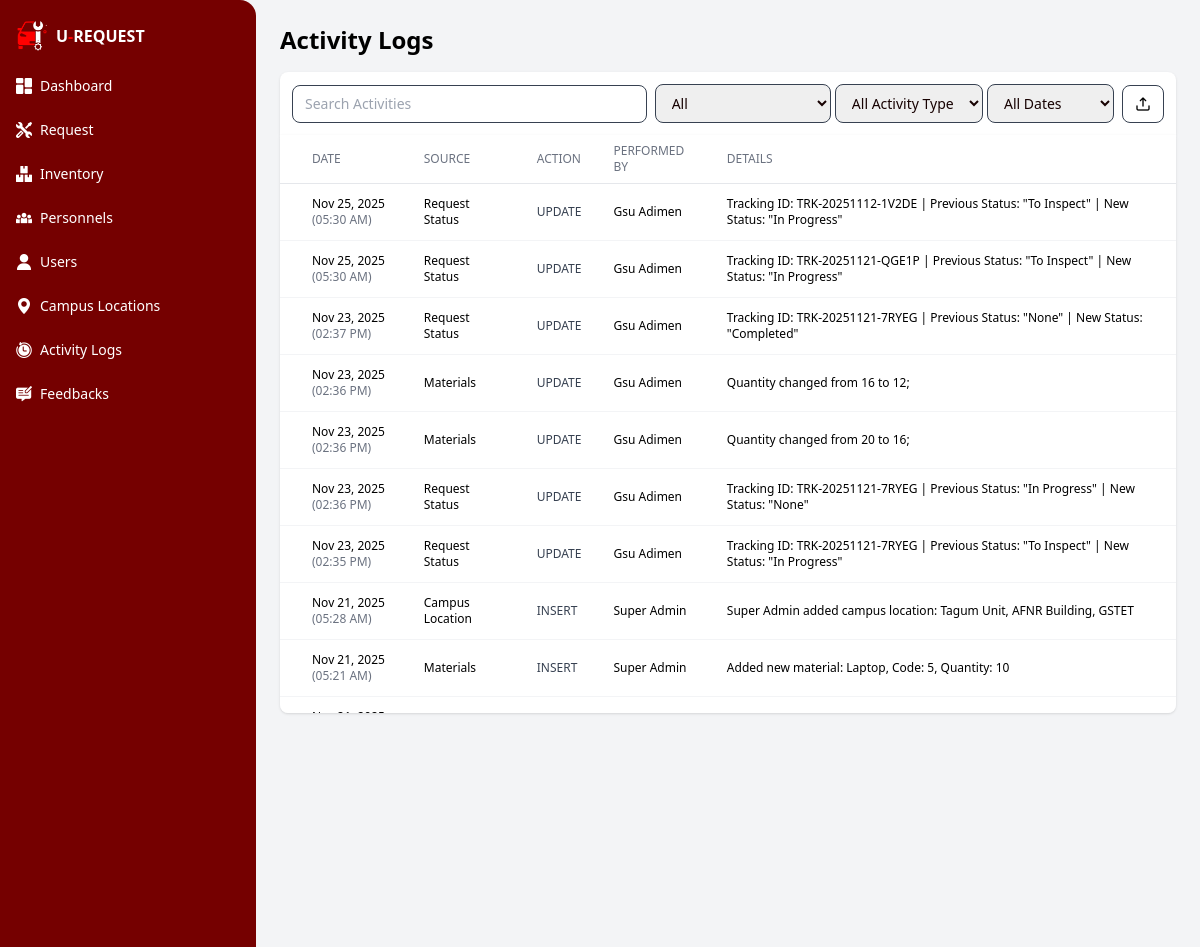
/app/modules/gsu_admin/views/logs.php (signed in, upper part), run on an earlier commit of the app's database.
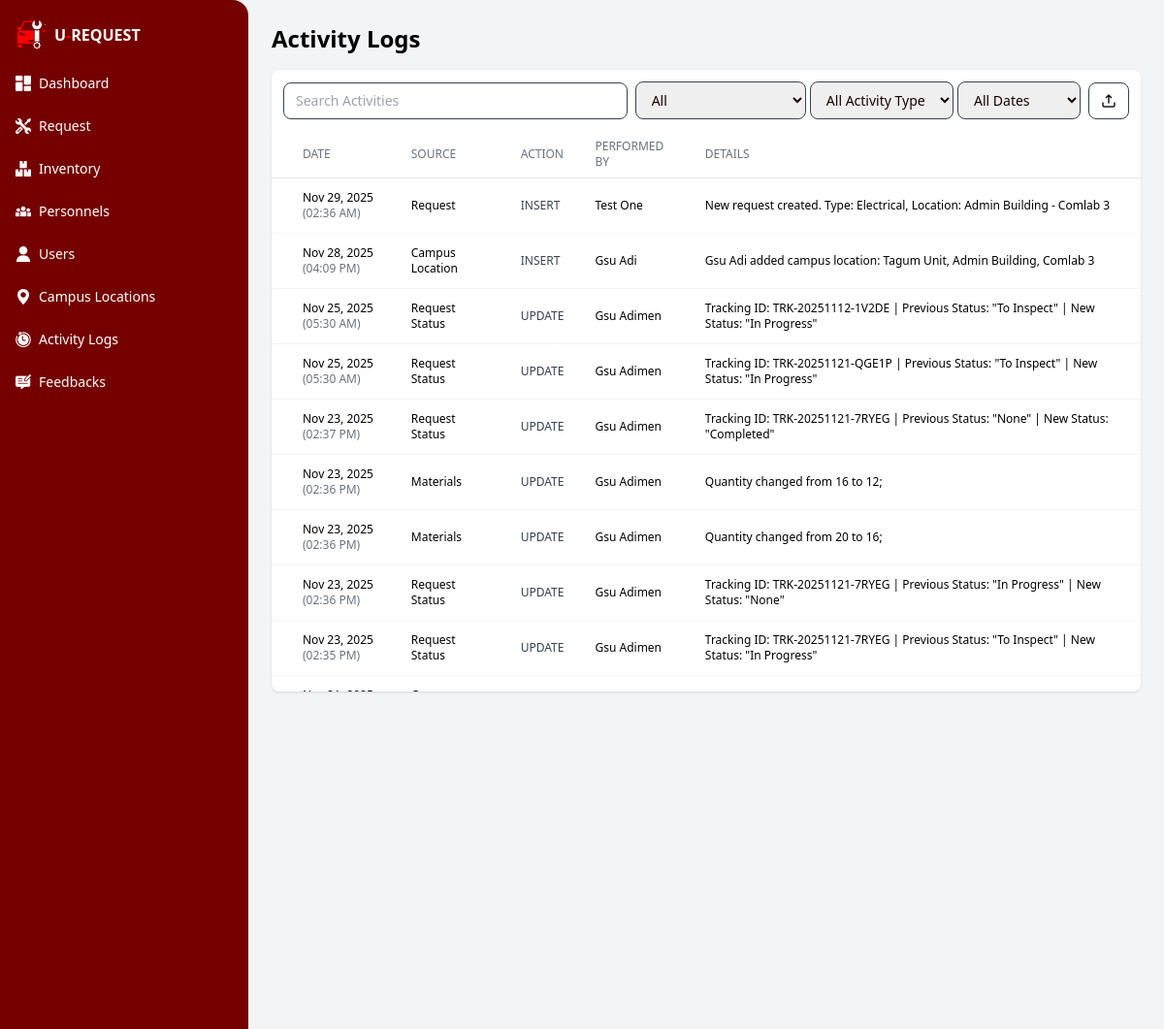
And on a later commit of the database.
### tables this page shows
CREATE TABLE `activity_logs` (
  `logs_id` int(10) unsigned NOT NULL AUTO_INCREMENT,
  `source` varchar(150) NOT NULL,
  `name` varchar(150) NOT NULL,
  `action` enum('INSERT','UPDATE','DELETE') NOT NULL,
  `description` text DEFAULT NULL,
  `changed_at` timestamp NOT NULL DEFAULT current_timestamp(),
  PRIMARY KEY (`logs_id`)
);

### app/core/BaseModel.php (called while the page is built, shortened)
<?php
class BaseModel {
    protected $host = 'localhost';
    protected $user = 'root';
    protected $pass = '';
    protected $name = 'u_request';
    private function connect() {
        $this->db = @new mysqli($this->host, $this->user, $this->pass, $this->name);
    }
}

### app/models/ActivityLogsModel.php (called while the page is built, shortened)
<?php
require_once __DIR__ . '/../core/BaseModel.php';
class ActivityLogsModel extends BaseModel {
   public function getLogs($sourceFilter = 'all', $actionFilter = 'all', $dateFilter = 'all', $limit = 100)
{
    $role = 'gsu';
    $accessLevelId = 0;
    if (isset($_SESSION['staff_id'])) {
        $staffId = $_SESSION['staff_id'];
        $stmt = $this->db->prepare("
            SELECT a.accessLevel_id, LOWER(aal.accessLevel_desc) AS role
            FROM administrator AS a
            JOIN admin_access_level AS aal ON a.accessLevel_id = aal.accessLevel_id
            WHERE a.staff_id = ?
        ");
        $stmt->bind_param("s", $staffId);
        $stmt->execute();
        $result = $stmt->get_result();
    }
    switch ($accessLevelId) {
        default: $role = 'gsu';
    }
    $accessRules = [
        'super' => [
            'gsu personnel', 'materials', 'request', 'request status',
            'assigned personnel', 'administrator', 'campus location',
            'driver', 'vehicle', 'vehicle request', 'vehicle request assignment', 'requester'
        ],
        'gsu' => [
            'gsu personnel', 'materials', 'request', 'request status',
            'assigned personnel', 'campus location'
        ],
        'motorpool' => [
            'driver', 'vehicle', 'vehicle request', 'vehicle request assignment'
        ]
    ];
    $allowedSources = $accessRules[$role] ?? [];
    $query = "
        SELECT
            changed_at AS timestamp,
            source,
            action AS action_type,
            name AS affected_item,
            description AS details
        FROM activity_logs
    ";
    $conditions = [];
    if (!empty($allowedSources)) {
        $escaped = array_map([$this->db, 'real_escape_string'], $allowedSources);
        $conditions[] = "source IN ('" . implode("','", $escaped) . "')";
    }
    $dateCondition = $this->buildDateCondition($dateFilter, 'changed_at');
    if (!empty($conditions)) {
        $query .= " WHERE " . implode(" AND ", $conditions);
    }
    $query .= " ORDER BY timestamp DESC LIMIT $limit";
    $result = $this->db->query($query);
    return $result ? $result->fetch_all(MYSQLI_ASSOC) : [];
}
    private function buildDateCondition($dateFilter, $column = 'changed_at') {
        switch ($dateFilter) {
            default: return "";
        }
    }
}

### app/controllers/ActivityLogsController.php (the view, shortened to what this page needs)
<?php
require_once __DIR__ . '/../models/ActivityLogsModel.php';
class ActivityLogsController {
    private $model;
    public function __construct() {
        $this->model = new ActivityLogsModel();
    }
    public function renderLogs($tableFilter = 'all', $actionFilter = 'all', $dateFilter = 'all') {
        $logs = $this->model->getLogs($tableFilter, $actionFilter, $dateFilter, 100);
        $html = "";
        foreach ($logs as $row) {
            $actionClass = "text-gray-700";
            $logData = htmlspecialchars(json_encode($row), ENT_QUOTES, 'UTF-8');
            $html .= '
            <tr
                data-log="' . $logData . '"
                @click="selected = JSON.parse($el.dataset.log); showDetails = true"
                class="hover:bg-gray-100 cursor-pointer text-left border-b border-gray-100 transition-colors duration-150 ease-in-out"
            >
                <td class="pl-8 py-3">
                ' . date('M d, Y', strtotime($row['timestamp'])) . '
                <span class="text-xs text-gray-500">(' . date('h:i A', strtotime($row['timestamp'])) . ')</span>
                </td>
                <td class="px-4 py-3">' . htmlspecialchars($row['source']) . '</td>
                <td class="px-4 py-3 ' . $actionClass . '">' . htmlspecialchars($row['action_type']) . '</td>
                <td class="px-4 py-3">' . htmlspecialchars($row['affected_item']) . '</td>
                <td class="px-4 py-3">' . htmlspecialchars($row['details']) . '</td>
            </tr>';
        }
        return $html;
    }
}

What changed in the data, as far as the page shows it:
no longer on this page (row unchanged): activity_logs: changed_at "Nov 21, 2025", changed_at "05:28 AM", source "Campus Location", action "INSERT", name "Super Admin", description "Super Admin added campus location: Tagum Unit, AFNR Building, GSTET"
no longer on this page (row unchanged): activity_logs: changed_at "Nov 21, 2025", changed_at "05:21 AM", source "Materials", action "INSERT", name "Super Admin", description "Added new material: Laptop, Code: 5, Quantity: 10"
added activity_logs: changed_at "Nov 29, 2025", changed_at "02:36 AM", source "Request", action "INSERT", name "Test One", description "New request created. Type: Electrical, Location: Admin Building - Comlab 3"
added activity_logs: changed_at "Nov 28, 2025", changed_at "04:09 PM", source "Campus Location", action "INSERT", name "Gsu Adi", description "Gsu Adi added campus location: Tagum Unit, Admin Building, Comlab 3"
